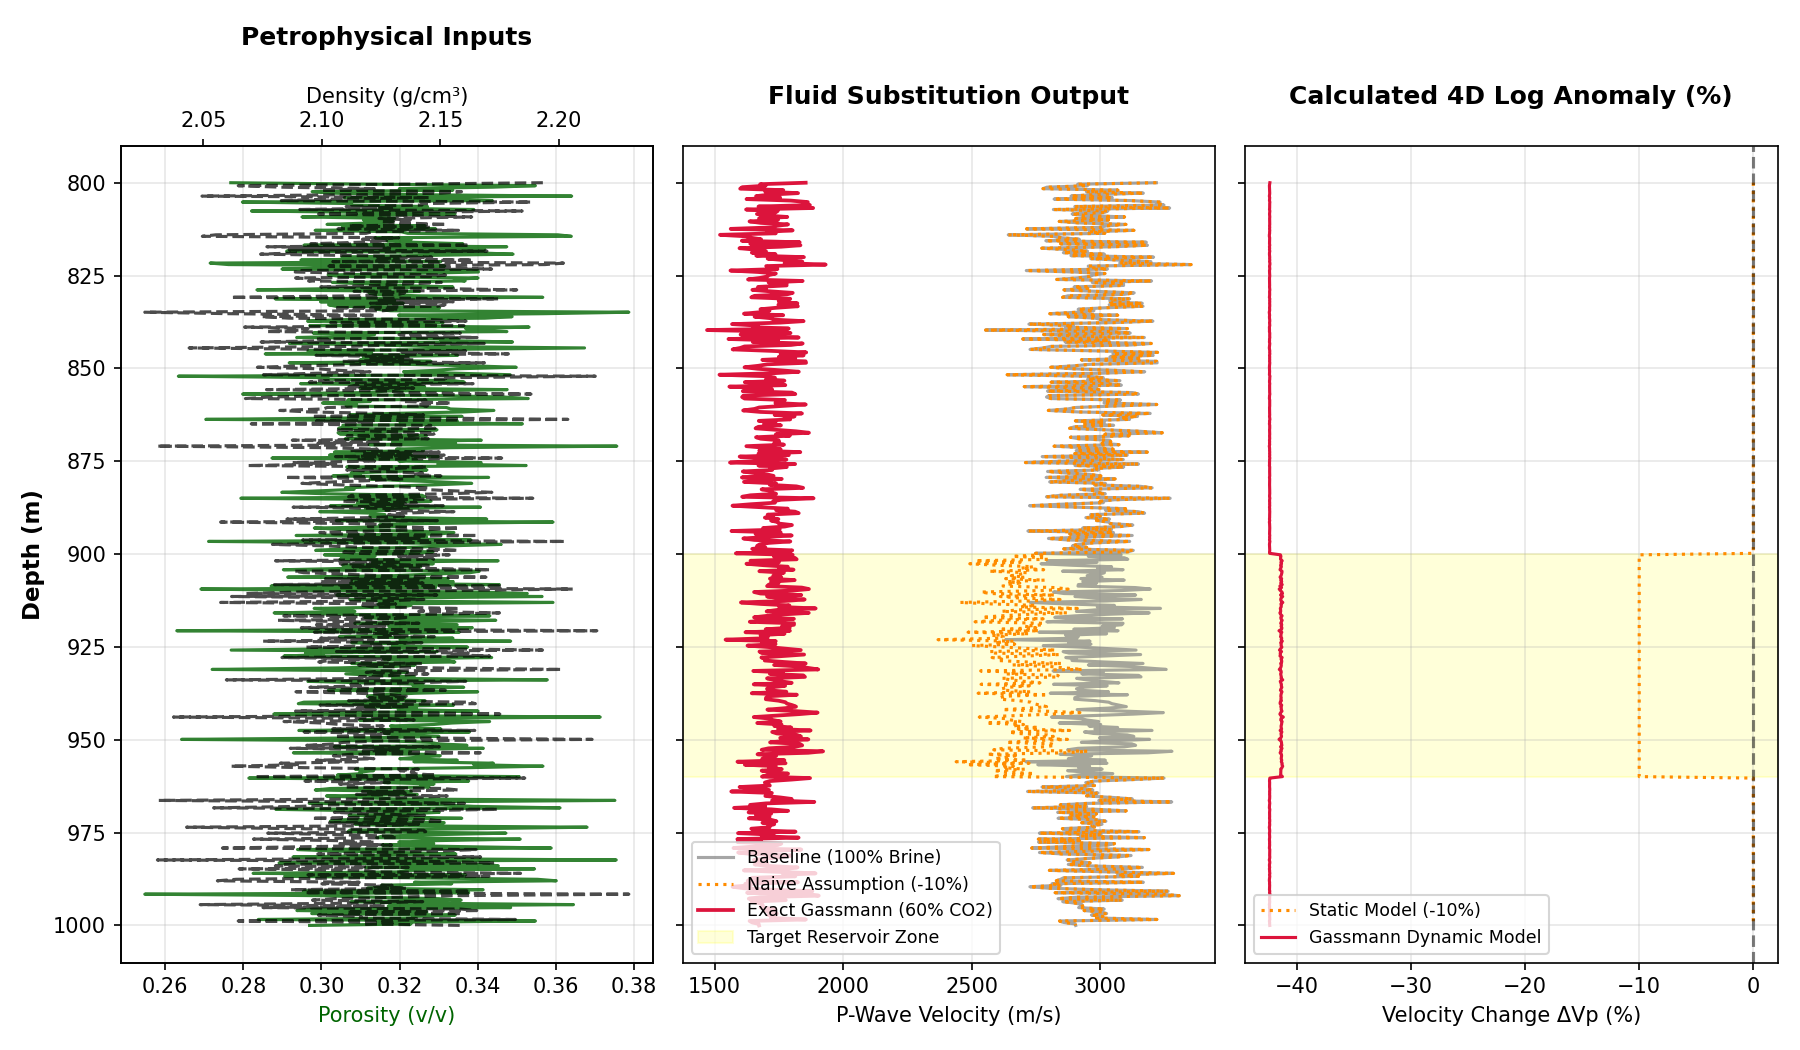

The script that saved this image:
# Modul5_RealData/gassmann_real.py
import sys
import os
import numpy as np
import matplotlib.pyplot as plt
import lasio

# Robust path injection to import the calibrated Gassmann engine from Modul4
sys.path.append(os.path.abspath(os.path.join(os.path.dirname(__file__), '..')))
from Modul4_Gassmann.gassmann import gassmann_substitution

# ── 1. Smart Path Resolution for Data Loading ────────────────────
script_dir = os.path.dirname(os.path.abspath(__file__))
possible_paths = [
    os.path.abspath(os.path.join(script_dir, '..', 'well_data')),
    os.path.abspath(os.path.join(script_dir, 'well_data'))
]

las_file_path = None
for p in possible_paths:
    if os.path.exists(p):
        las_files = [f for f in os.listdir(p) if f.endswith('.las')]
        if las_files:
            las_file_path = os.path.join(p, las_files[0])
            break

# ── 2. Well Log Data Processing Block ─────────────────────────────
if las_file_path is None:
    print("[WARNING] Real LAS well log file not found in 'well_data/' directory.")
    print("[INFO] Generating synthetic well log baseline to maintain repository workflow functionality.")
    
    # Generate representative synthetic log data mimicking Utsira Sand reservoir interval
    depth = np.linspace(800, 1000, 500)
    nphi = 0.32 + 0.02 * np.random.randn(500)  # High porosity sand (~32%)
    nphi = np.clip(nphi, 0.20, 0.40)
    
    rhob = 2.65 * (1 - nphi) + 1.0 * nphi
    vp = 3900 - 2900 * nphi + 120 * np.random.randn(500)
    vs = vp / 2.0  
else:
    print(f"[SUCCESS] Loading real Sleipner benchmark dataset from: {las_file_path}")
    las = lasio.read(las_file_path)
    df = las.df().dropna(subset=['DT', 'RHOB', 'NPHI'])
    
    depth = df.index.values
    nphi = df['NPHI'].values / 100.0 if np.max(df['NPHI'].values) > 1.0 else df['NPHI'].values
    rhob = df['RHOB'].values
    vp = (1.0e6 / df['DT'].values) * 0.3048  
    vs = vp / 2.0  

# ── 3. Confined Fluid Substitution Framework (Targeted Reservoir) ──
k_m = 37.0            # Quartz dominated sandstone matrix bulk modulus (GPa)
k_brine = 2.2         # Saline formation water bulk modulus (GPa)
k_co2 = 0.06          # Supercritical CO2 bulk modulus (GPa)
rho_brine = 1030.0    # Saline brine density (kg/m3)
rho_co2 = 650.0       # Supercritical CO2 density (kg/m3)
rho_matrix = 2.65     # Sand matrix grain density (g/cm3)
s_co2_target = 0.60   # 60% CO2 saturation scenario

vp_gassmann = vp.copy()
rho_gassmann = rhob.copy()

# Apply fluid substitution ONLY inside the specified reservoir interval
for idx in range(len(depth)):
    # 💡 CRITICAL FIX: Restrict CO2 plume placement between 900m and 960m depths
    if 900.0 <= depth[idx] <= 960.0:
        current_s_co2 = s_co2_target
    else:
        current_s_co2 = 0.0  # Outside the reservoir, fluid remains 100% baseline brine
        
    current_phi = nphi[idx] if nphi[idx] > 0.01 else 0.01
    
    v_mon, _, r_mon = gassmann_substitution(
        vp[idx], vs[idx], rhob[idx], current_phi, current_s_co2,
        k_m, k_brine, k_co2, rho_brine, rho_co2, rho_matrix
    )
    vp_gassmann[idx] = v_mon
    rho_gassmann[idx] = r_mon

# Evaluate physical discrepancies against the static native -10% assumption model
vp_static_assumption = vp.copy()
for idx in range(len(depth)):
    if 900.0 <= depth[idx] <= 960.0:
        vp_static_assumption[idx] = vp[idx] * 0.90

# ── 4. Cross-Plot & Depth-Log Visualization ──────────────────────
fig, axes = plt.subplots(1, 3, figsize=(12, 7), sharey=True)

# Panel 1: Porosity and Density Core Profiles
axes[0].plot(nphi, depth, color='darkgreen', label='Porosity (NPHI)', alpha=0.8)
ax0_twin = axes[0].twiny()
ax0_twin.plot(rhob, depth, color='black', label='Density (RHOB)', linestyle='--', alpha=0.7)
axes[0].set_xlabel('Porosity (v/v)', color='darkgreen')
ax0_twin.set_xlabel('Density (g/cm³)', color='black')
axes[0].set_title('Petrophysical Inputs', weight='bold', pad=20)
axes[0].grid(True, alpha=0.3)

# Panel 2: Velocity Substitution Fluid Response Comparison
axes[1].plot(vp, depth, color='gray', label='Baseline (100% Brine)', alpha=0.7)
axes[1].plot(vp_static_assumption, depth, color='darkorange', label='Naive Assumption (-10%)', linestyle=':')
axes[1].plot(vp_gassmann, depth, color='crimson', label=f'Exact Gassmann ({s_co2_target*100:.0f}% CO2)', linewidth=1.8)
# Highlight target reservoir interval visually
axes[1].axhspan(900, 960, color='yellow', alpha=0.15, label='Target Reservoir Zone')
axes[1].set_xlabel('P-Wave Velocity (m/s)')
axes[1].set_title('Fluid Substitution Output', weight='bold', pad=20)
axes[1].grid(True, alpha=0.3)
axes[1].legend(loc='lower left', fontsize='small')

# Panel 3: Velocity Reduction Quantified Residual Delta (%)
delta_static = np.zeros_like(depth)
delta_gassmann = ((vp_gassmann - vp) / vp) * 100
for idx in range(len(depth)):
    if 900.0 <= depth[idx] <= 960.0:
        delta_static[idx] = -10.0

axes[2].plot(delta_static, depth, color='darkorange', linestyle=':', label='Static Model (-10%)')
axes[2].plot(delta_gassmann, depth, color='crimson', label='Gassmann Dynamic Model', linewidth=1.5)
axes[2].axhspan(900, 960, color='yellow', alpha=0.15)
axes[2].axvline(x=0, color='black', linestyle='--', alpha=0.5)
axes[2].set_xlabel('Velocity Change ΔVp (%)')
axes[2].set_title('Calculated 4D Log Anomaly (%)', weight='bold', pad=20)
axes[2].grid(True, alpha=0.3)
axes[2].legend(loc='lower left', fontsize='small')

# Format structural depth framework (increasing depth downwards)
axes[0].invert_yaxis()
axes[0].set_ylabel('Depth (m)', fontsize=11, weight='bold')

plt.tight_layout()
output_img = os.path.join(script_dir, 'gassmann_real.png')
plt.savefig(output_img, dpi=150)
plt.show()

print(f"[SUCCESS] Modul 5: Sleipner dataset fluid substitution compiled. Plot saved to: {output_img}")
